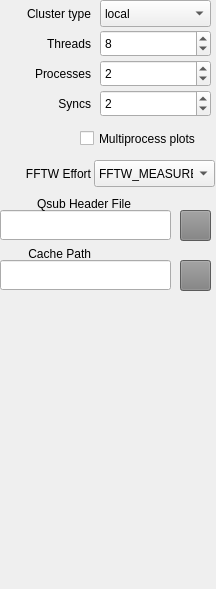
                    <widget class="QWidget" name="scrollAreaWidgetContents_3">
                     <property name="geometry">
                      <rect>
                       <x>0</x>
                       <y>0</y>
                       <width>216</width>
                       <height>589</height>
                      </rect>
                     </property>
                     <widget class="QLabel" name="label">
                      <property name="geometry">
                       <rect>
                        <x>0</x>
                        <y>0</y>
                        <width>91</width>
                        <height>27</height>
                       </rect>
                      </property>
                      <property name="toolTip">
                       <string>Automator can submit jobs to the computer it is running on ('local') or use 'qsub' on a cluster with a Sun Grid Engine (or close equivalent).</string>
                      </property>
                      <property name="text">
                       <string>Cluster type</string>
                      </property>
                      <property name="alignment">
                       <set>Qt::AlignRight|Qt::AlignTrailing|Qt::AlignVCenter</set>
                      </property>
                     </widget>
                     <widget class="QComboBox" name="comboClusterType">
                      <property name="geometry">
                       <rect>
                        <x>100</x>
                        <y>0</y>
                        <width>111</width>
                        <height>27</height>
                       </rect>
                      </property>
                      <property name="toolTip">
                       <string>Automator can submit jobs to the computer it is running on ('local') or use 'qsub' on a cluster with a Sun Grid Engine (or close equivalent).</string>
                      </property>
                      <item>
                       <property name="text">
                        <string>local</string>
                       </property>
                      </item>
                      <item>
                       <property name="text">
                        <string>qsub</string>
                       </property>
                      </item>
                     </widget>
                     <widget class="QLabel" name="label_4">
                      <property name="geometry">
                       <rect>
                        <x>0</x>
                        <y>30</y>
                        <width>91</width>
                        <height>27</height>
                       </rect>
                      </property>
                      <property name="text">
                       <string>Threads</string>
                      </property>
                      <property name="alignment">
                       <set>Qt::AlignRight|Qt::AlignTrailing|Qt::AlignVCenter</set>
                      </property>
                     </widget>
                     <widget class="QSpinBox" name="sbNThreads">
                      <property name="geometry">
                       <rect>
                        <x>100</x>
                        <y>30</y>
                        <width>111</width>
                        <height>27</height>
                       </rect>
                      </property>
                      <property name="toolTip">
                       <string>Number of threads for each Zorro process should use.</string>
                      </property>
                      <property name="maximum">
                       <number>512</number>
                      </property>
                      <property name="value">
                       <number>8</number>
                      </property>
                     </widget>
                     <widget class="QLabel" name="label_6">
                      <property name="geometry">
                       <rect>
                        <x>0</x>
                        <y>160</y>
                        <width>91</width>
                        <height>27</height>
                       </rect>
                      </property>
                      <property name="toolTip">
                       <string>How much effort to plan various FFT shapes.  FFTW_MEASURE is usually best but FFTW_ESTIMATE can be useful if this step stalls.</string>
                      </property>
                      <property name="text">
                       <string>FFTW Effort</string>
                      </property>
                      <property name="alignment">
                       <set>Qt::AlignRight|Qt::AlignTrailing|Qt::AlignVCenter</set>
                      </property>
                     </widget>
                     <widget class="QComboBox" name="comboFFTWEffort">
                      <property name="geometry">
                       <rect>
                        <x>94</x>
                        <y>160</y>
                        <width>121</width>
                        <height>27</height>
                       </rect>
                      </property>
                      <property name="toolTip">
                       <string>How much effort to plan various FFT shapes.  FFTW_MEASURE is usually best but FFTW_ESTIMATE can be useful if this step stalls.</string>
                      </property>
                      <item>
                       <property name="text">
                        <string>FFTW_MEASURE</string>
                       </property>
                      </item>
                      <item>
                       <property name="text">
                        <string>FFTW_ESTIMATE</string>
                       </property>
                      </item>
                      <item>
                       <property name="text">
                        <string>FFTW_PATIENT</string>
                       </property>
                      </item>
                     </widget>
                     <widget class="QLabel" name="label_7">
                      <property name="geometry">
                       <rect>
                        <x>0</x>
                        <y>60</y>
                        <width>91</width>
                        <height>27</height>
                       </rect>
                      </property>
                      <property name="text">
                       <string>Processes</string>
                      </property>
                      <property name="alignment">
                       <set>Qt::AlignRight|Qt::AlignTrailing|Qt::AlignVCenter</set>
                      </property>
                     </widget>
                     <widget class="QSpinBox" name="sbNProcesses">
                      <property name="geometry">
                       <rect>
                        <x>100</x>
                        <y>60</y>
                        <width>111</width>
                        <height>27</height>
                       </rect>
                      </property>
                      <property name="toolTip">
                       <string>Number of Zorro processes to run simultaneously.  For 'qsub' clusters, this is the maximum number of jobs to submit simultaneously.</string>
                      </property>
                      <property name="maximum">
                       <number>512</number>
                      </property>
                      <property name="value">
                       <number>2</number>
                      </property>
                     </widget>
                     <widget class="QLabel" name="label_47">
                      <property name="geometry">
                       <rect>
                        <x>0</x>
                        <y>240</y>
                        <width>91</width>
                        <height>27</height>
                       </rect>
                      </property>
                      <property name="toolTip">
                       <string>Can point to a fast swap space (RAMdisk or SSD) for writing temporary files.  Primarily used for auxiliary programs (CTF/particle picking).</string>
                      </property>
                      <property name="text">
                       <string>Cache Path</string>
                      </property>
                      <property name="alignment">
                       <set>Qt::AlignRight|Qt::AlignTrailing|Qt::AlignVCenter</set>
                      </property>
                     </widget>
                     <widget class="QLineEdit" name="leCachePath">
                      <property name="geometry">
                       <rect>
                        <x>0</x>
                        <y>260</y>
                        <width>171</width>
                        <height>30</height>
                       </rect>
                      </property>
                      <property name="toolTip">
                       <string>Can point to a fast swap space (RAMdisk or SSD) for writing temporary files.  Primarily used for auxiliary programs (CTF/particle picking).</string>
                      </property>
                     </widget>
                     <widget class="QToolButton" name="tbOpenCachePath">
                      <property name="geometry">
                       <rect>
                        <x>180</x>
                        <y>260</y>
                        <width>31</width>
                        <height>31</height>
                       </rect>
                      </property>
                      <property name="sizePolicy">
                       <sizepolicy hsizetype="Fixed" vsizetype="Fixed">
                        <horstretch>0</horstretch>
                        <verstretch>0</verstretch>
                       </sizepolicy>
                      </property>
                      <property name="focusPolicy">
                       <enum>Qt::NoFocus</enum>
                      </property>
                      <property name="styleSheet">
                       <string notr="true">background: gray;
</string>
                      </property>
                      <property name="text">
                       <string/>
                      </property>
                      <property name="icon">
                       <iconset>
                        <normaloff>../../zorro_dev/automator/icons/folder.png</normaloff>../../zorro_dev/automator/icons/folder.png</iconset>
                      </property>
                      <property name="iconSize">
                       <size>
                        <width>32</width>
                        <height>32</height>
                       </size>
                      </property>
                     </widget>
                     <widget class="QToolButton" name="tbOpenQsubHeader">
                      <property name="geometry">
                       <rect>
                        <x>180</x>
                        <y>210</y>
                        <width>31</width>
                        <height>31</height>
                       </rect>
                      </property>
                      <property name="sizePolicy">
                       <sizepolicy hsizetype="Fixed" vsizetype="Fixed">
                        <horstretch>0</horstretch>
                        <verstretch>0</verstretch>
                       </sizepolicy>
                      </property>
                      <property name="focusPolicy">
                       <enum>Qt::NoFocus</enum>
                      </property>
                      <property name="styleSheet">
                       <string notr="true">background: gray;
</string>
                      </property>
                      <property name="text">
                       <string/>
                      </property>
                      <property name="icon">
                       <iconset>
                        <normaloff>../../zorro_dev/automator/icons/folder.png</normaloff>../../zorro_dev/automator/icons/folder.png</iconset>
                      </property>
                      <property name="iconSize">
                       <size>
                        <width>32</width>
                        <height>32</height>
                       </size>
                      </property>
                     </widget>
                     <widget class="QLineEdit" name="leQsubHeaderFile">
                      <property name="geometry">
                       <rect>
                        <x>0</x>
                        <y>210</y>
                        <width>171</width>
                        <height>30</height>
                       </rect>
                      </property>
                      <property name="toolTip">
                       <string>When using a 'qsub' cluster type you should point to a stub that can be filled-out to submit jobs within your environment.  See the wiki for examples.</string>
                      </property>
                     </widget>
                     <widget class="QLabel" name="label_48">
                      <property name="geometry">
                       <rect>
                        <x>0</x>
                        <y>190</y>
                        <width>131</width>
                        <height>27</height>
                       </rect>
                      </property>
                      <property name="toolTip">
                       <string>When using a 'qsub' cluster type you should point to a stub that can be filled-out to submit jobs within your environment.  See the wiki for examples.</string>
                      </property>
                      <property name="text">
                       <string>Qsub Header File</string>
                      </property>
                      <property name="alignment">
                       <set>Qt::AlignRight|Qt::AlignTrailing|Qt::AlignVCenter</set>
                      </property>
                     </widget>
                     <widget class="QCheckBox" name="cbMultiprocessPlots">
                      <property name="geometry">
                       <rect>
                        <x>80</x>
                        <y>130</y>
                        <width>131</width>
                        <height>17</height>
                       </rect>
                      </property>
                      <property name="toolTip">
                       <string>Multiprocessing plots can save ~20 s per stack, but on some OSes it may result in some broken plots.  </string>
                      </property>
                      <property name="text">
                       <string>Multiprocess plots</string>
                      </property>
                     </widget>
                     <widget class="QLabel" name="label_50">
                      <property name="geometry">
                       <rect>
                        <x>10</x>
                        <y>90</y>
                        <width>81</width>
                        <height>27</height>
                       </rect>
                      </property>
                      <property name="text">
                       <string>Syncs</string>
                      </property>
                      <property name="alignment">
                       <set>Qt::AlignRight|Qt::AlignTrailing|Qt::AlignVCenter</set>
                      </property>
                     </widget>
                     <widget class="QSpinBox" name="sbNSyncs">
                      <property name="geometry">
                       <rect>
                        <x>100</x>
                        <y>90</y>
                        <width>111</width>
                        <height>27</height>
                       </rect>
                      </property>
                      <property name="toolTip">
                       <string>The number of files to rsync simultaneously.  </string>
                      </property>
                      <property name="maximum">
                       <number>512</number>
                      </property>
                      <property name="value">
                       <number>2</number>
                      </property>
                     </widget>
                    </widget>
